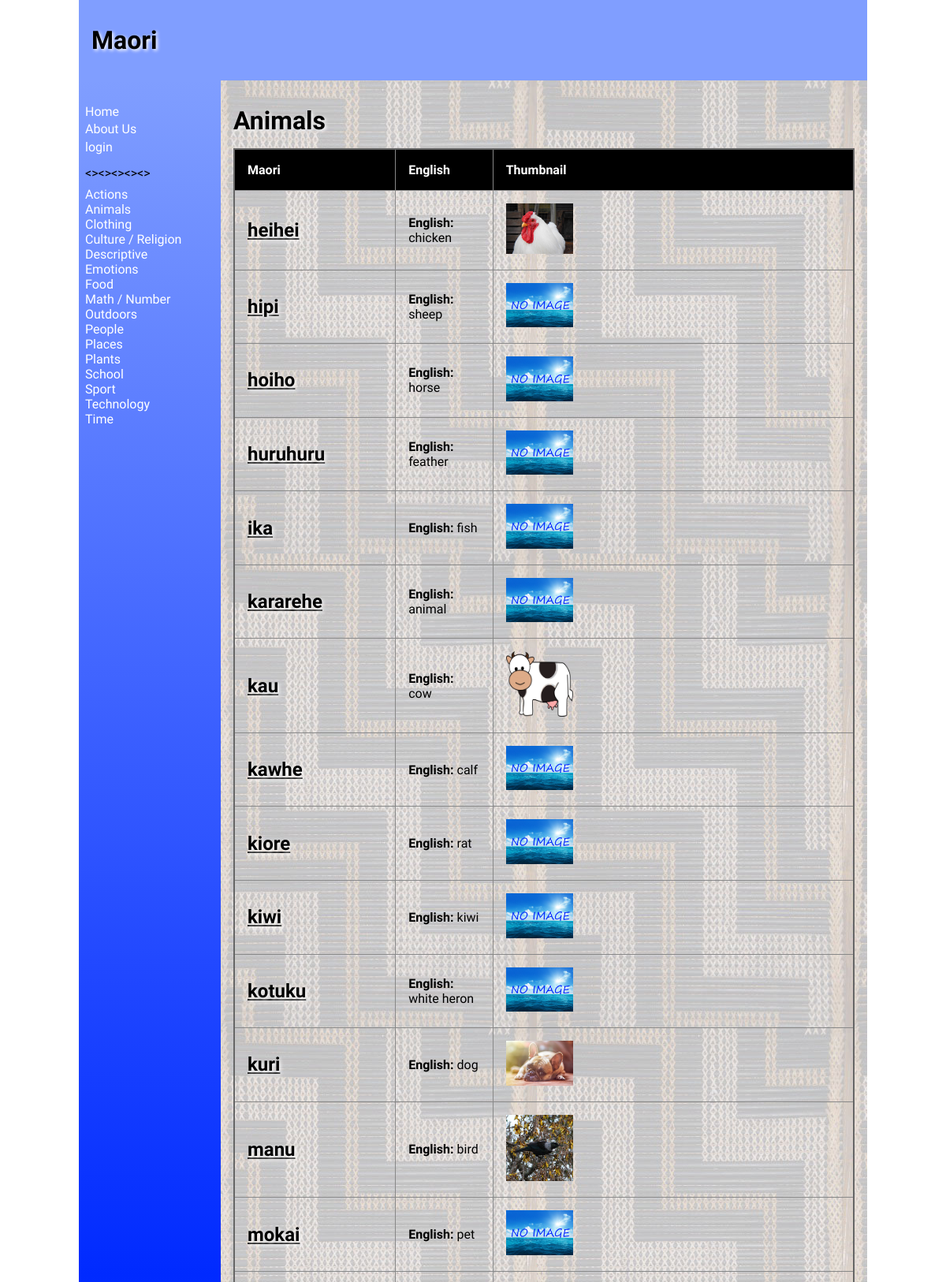
The page /catagories/2 (upper part) on the database its author committed.
### tables this page shows
CREATE TABLE "catalist"
(
    catali  varchar(30),
    cata_id integer
        constraint catalist_pk
            primary key autoincrement
);

CREATE TABLE "product"
(
    name_id    integer
        constraint product_pk
            primary key autoincrement,
    name       varchar(30),
    english    varchar(30),
    category   varchar(100),
    definition varchar(300),
    level      integer,
    image      varchar(100),
    cata_id    integer,
    date_time  vatchar(100),
    edited_by  varchar(30)
);

### app.py (the view)
@app.route("/catagories/<cata_id>", methods=["GET", "POST"])
def render_catagories(cata_id):
    cata_list = sidenav1()
    con = create_connection(DB_NAME)
    query = """SELECT name_id, name, english, cata_id, category, definition, level, image FROM product WHERE cata_id=? ORDER BY name, english"""
    cur = con.cursor()
    cur.execute(query, (cata_id,))
    maori_list = cur.fetchall()
    con = create_connection(DB_NAME)
    query = """SELECT cata_id, catali FROM catalist WHERE cata_id=?"""
    cur = con.cursor()
    cur.execute(query, (cata_id,))
    cata_names_list = cur.fetchall()
    con.close()
    return render_template("catagories.html", cata_names_list=cata_names_list, catagories=cata_list, maori=maori_list,
                           logged_in=is_logged_in(), teacher=is_teacher())

### app.py (called while the page is built)
def create_connection(db_file):
    try:
        connection = sqlite3.connect(db_file)
        return connection
    except Error as e:
        print(e)
    return None

def sidenav1(): #this function grabs all of the items from the product table and puts them into a list for the side nav
    con = create_connection(DB_NAME)
    query = """SELECT cata_id, catali FROM catalist ORDER BY catali"""
    cur = con.cursor()
    cur.execute(query)
    cata_list = cur.fetchall()
    con.commit()
    con.close()
    return cata_list

def is_logged_in():
    if session.get("email") is None:
        print("not logged in")
        return False
    else:
        print("logged in")
        return True

def is_teacher():
    if session.get("teacher") == "on":
        print("is Teacher")
        return True
    else:
        print("not Teacher")
        return False

### templates/catagories.html (shortened to what this page needs)
{% extends 'base1.html' %}
{% block main %}
        <h1>{{ cata_names_list[0][1] }} </h1>
        <table>
            <tr>
                <th>Maori</th>
                <th>English</th>
                <th>Thumbnail</th>
            </tr>
        {% for product in maori %}
        <tr>
            <td><a href="/name/{{product[0]}}"><h2>{{ product[1] }}</h2></a></td>
            <td><p><strong>English: </strong>{{ product[2] }}</p></td>
            <td><img src="/static/images/{{ product[7] }}" class="tableImage"></td>
        </tr>
        {% endfor %}
        </table>
{% endblock %}

### templates/base1.html (shortened to what this page needs)
<!doctype html>
<html lang="en">
<head>
	<link href="{{ url_for('static', filename='style.css') }}" rel="stylesheet">
</head>
<body>
	<div id="container">
		<header>
			<h1>Maori{% block heading %}{% endblock %}</h1>
		</header>
		<nav>
			<ul>
                <li><a href="\">Home</a></li>
            <a href="/contact">About Us</a><li>
			{% if logged_in %}
			<a href="/logout">logout</a><li>
			{% else %}
            <a href="/login">login</a><li>
			{% endif %}
				<p><><><><><></p>
			{% for catalist in catagories %}
        <div>
            <a href="/catagories/{{ catalist[0] }}">{{ catalist[1] }}</a>
        </div>
    		{% endfor %}
			</ul>
		</nav>
		<main>
            {% block main%}{% endblock %}
        </main>
	</div>
</body>
</html>

### static/style.css (style rules this page uses)
* { font-family: Comfortaa, sans-serif; margin: 0; padding: 0; box-sizing: border-box; }
#container { display: grid; grid-template-columns: 75px auto; grid-template-areas: 'nav header' 'main main' 'footer footer'; }
header { grid-area: header; background-color: #809eff; padding: 1rem; }
nav { grid-area: nav; }
main { grid-area: main; padding: 1rem; background-color: #edd; }
h1, h2, h3, h4 { padding: 1rem 0; font-family: 'Suez One', serif; color: #000; text-shadow: 2px 2px 4px #fff; }
p { padding: 0.5rem 0; }
a { color: #222; }
img { width: 100%; }
.tableImage { max-width: 20%; }
table { width: 100%; border: 2px solid #666; border-collapse: collapse; }
th, td { border: 1px solid #888; padding: 1rem; text-align: left; }
th { background-color: #000; color: #fff; }
@media only screen and (min-width: 768px) { #container { grid-template-columns: 180px auto; grid-template-areas: 'header header' 'nav main' 'footer footer'; } }
@media only screen and (min-width: 768px) { nav { background: linear-gradient(180deg, rgb(128, 158, 255) 0%, rgb(0, 42, 255) 50%, rgb(128, 158, 255) 100%); padding: 0.5rem; } }
@media only screen and (min-width: 768px) { nav ul { list-style: none; } }
@media only screen and (min-width: 768px) { nav li { padding: 0.2rem 0; } }
@media only screen and (min-width: 768px) { nav a { color: #fff; text-decoration: none; } }
@media only screen and (min-width: 768px) { main { background-image: url('poutama.jpg'); background-color: rgba(0, 59, 255, 0.18); } }
@media only screen and (min-width: 1000px) { #container { width: 1000px; margin: auto; } }

### rows shown on the page
catalist: catali "Actions"
catalist: catali "Animals"
catalist: catali "Clothing"
catalist: catali "Culture / Religion"
catalist: catali "Descriptive"
catalist: catali "Emotions"
catalist: catali "Food"
catalist: catali "Math / Number"
catalist: catali "Outdoors"
catalist: catali "People"
catalist: catali "Places"
catalist: catali "Plants"
catalist: catali "School"
catalist: catali "Sport"
catalist: catali "Technology"
catalist: catali "Time"
product: name "heihei", english "chicken", image (picture)
product: name "hipi", english "sheep", image (placeholder picture)
product: name "hoiho", english "horse", image (placeholder picture)
product: name "huruhuru", english "feather", image (placeholder picture)
product: name "ika", english "fish", image (placeholder picture)
product: name "kararehe", english "animal", image (placeholder picture)
product: name "kau", english "cow", image (picture)
product: name "kawhe", english "calf", image (placeholder picture)
product: name "kiore", english "rat", image (placeholder picture)
product: name "kiwi", english "kiwi", image (placeholder picture)
product: name "kotuku", english "white heron", image (placeholder picture)
product: name "kuri", english "dog", image (picture)
product: name "manu", english "bird", image (picture)
product: name "mokai", english "pet", image (placeholder picture)
